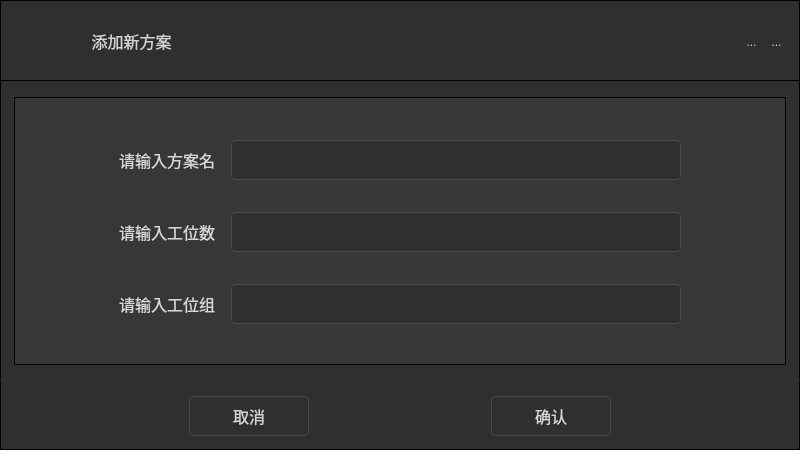
<?xml version="1.0" encoding="UTF-8"?>
<ui version="4.0">
 <class>PlanMsgDialog</class>
 <widget class="QDialog" name="PlanMsgDialog">
  <property name="geometry">
   <rect>
    <x>0</x>
    <y>0</y>
    <width>800</width>
    <height>450</height>
   </rect>
  </property>
  <property name="contextMenuPolicy">
   <enum>Qt::NoContextMenu</enum>
  </property>
  <property name="windowTitle">
   <string>PlanMsgDialog</string>
  </property>
  <property name="styleSheet">
   <string notr="true">
background-color: rgb(47,47,47);
color: rgba(255,255,255,0.80);


</string>
  </property>
  <property name="sizeGripEnabled">
   <bool>false</bool>
  </property>
  <property name="modal">
   <bool>true</bool>
  </property>
  <layout class="QGridLayout" name="gridLayout" rowstretch="0,1,0">
   <property name="leftMargin">
    <number>0</number>
   </property>
   <property name="topMargin">
    <number>0</number>
   </property>
   <property name="rightMargin">
    <number>0</number>
   </property>
   <property name="bottomMargin">
    <number>0</number>
   </property>
   <property name="spacing">
    <number>0</number>
   </property>
   <item row="1" column="0">
    <widget class="QGroupBox" name="groupBox_2">
     <property name="styleSheet">
      <string notr="true">QObject#groupBox_2{

border: 1px solid;

border-bottom-color: rgb(47,47,47);
}</string>
     </property>
     <property name="title">
      <string/>
     </property>
     <property name="checkable">
      <bool>false</bool>
     </property>
     <property name="checked">
      <bool>false</bool>
     </property>
     <layout class="QGridLayout" name="gridLayout_2">
      <item row="0" column="0">
       <widget class="QGroupBox" name="groupBox_4">
        <property name="styleSheet">
         <string notr="true">
QObject#groupBox_4{
background-color:rgba(255,255,255,0.04);
border: 1px solid;

}
</string>
        </property>
        <property name="title">
         <string/>
        </property>
        <layout class="QGridLayout" name="gridLayout_3" columnstretch="1,0,0,5,1" columnminimumwidth="0,0,0,0,0">
         <property name="leftMargin">
          <number>9</number>
         </property>
         <property name="rightMargin">
          <number>9</number>
         </property>
         <item row="1" column="4">
          <spacer name="horizontalSpacer_5">
           <property name="orientation">
            <enum>Qt::Horizontal</enum>
           </property>
           <property name="sizeHint" stdset="0">
            <size>
             <width>40</width>
             <height>20</height>
            </size>
           </property>
          </spacer>
         </item>
         <item row="1" column="1">
          <widget class="QLabel" name="label">
           <property name="font">
            <font>
             <pointsize>12</pointsize>
            </font>
           </property>
           <property name="styleSheet">
            <string notr="true">background-color: rgba(255, 255, 255, 0);
</string>
           </property>
           <property name="text">
            <string>请输入工位数</string>
           </property>
          </widget>
         </item>
         <item row="2" column="3">
          <widget class="QLineEdit" name="editGroupNum">
           <property name="minimumSize">
            <size>
             <width>0</width>
             <height>28</height>
            </size>
           </property>
           <property name="maximumSize">
            <size>
             <width>450</width>
             <height>40</height>
            </size>
           </property>
           <property name="font">
            <font>
             <pointsize>12</pointsize>
            </font>
           </property>
           <property name="styleSheet">
            <string notr="true">border-radius:4px;
border: 1px solid;
border-color: rgb(72, 72, 72);</string>
           </property>
           <property name="text">
            <string/>
           </property>
          </widget>
         </item>
         <item row="2" column="1">
          <widget class="QLabel" name="label_2">
           <property name="font">
            <font>
             <pointsize>12</pointsize>
            </font>
           </property>
           <property name="styleSheet">
            <string notr="true">background-color: rgba(255, 255, 255, 0);</string>
           </property>
           <property name="text">
            <string>请输入工位组</string>
           </property>
          </widget>
         </item>
         <item row="1" column="3">
          <widget class="QLineEdit" name="editStationNum">
           <property name="minimumSize">
            <size>
             <width>0</width>
             <height>28</height>
            </size>
           </property>
           <property name="maximumSize">
            <size>
             <width>450</width>
             <height>40</height>
            </size>
           </property>
           <property name="font">
            <font>
             <pointsize>12</pointsize>
            </font>
           </property>
           <property name="styleSheet">
            <string notr="true">border-radius:4px;
border: 1px solid;
border-color: rgb(72, 72, 72);</string>
           </property>
           <property name="text">
            <string/>
           </property>
          </widget>
         </item>
         <item row="1" column="0">
          <spacer name="horizontalSpacer_7">
           <property name="orientation">
            <enum>Qt::Horizontal</enum>
           </property>
           <property name="sizeHint" stdset="0">
            <size>
             <width>40</width>
             <height>20</height>
            </size>
           </property>
          </spacer>
         </item>
         <item row="1" column="2">
          <spacer name="horizontalSpacer_6">
           <property name="orientation">
            <enum>Qt::Horizontal</enum>
           </property>
           <property name="sizeHint" stdset="0">
            <size>
             <width>10</width>
             <height>20</height>
            </size>
           </property>
          </spacer>
         </item>
         <item row="0" column="1">
          <widget class="QLabel" name="label_3">
           <property name="font">
            <font>
             <pointsize>12</pointsize>
            </font>
           </property>
           <property name="styleSheet">
            <string notr="true">background-color: rgba(255, 255, 255, 0);</string>
           </property>
           <property name="text">
            <string>请输入方案名</string>
           </property>
          </widget>
         </item>
         <item row="0" column="3">
          <widget class="QLineEdit" name="editFileName">
           <property name="minimumSize">
            <size>
             <width>28</width>
             <height>28</height>
            </size>
           </property>
           <property name="maximumSize">
            <size>
             <width>450</width>
             <height>40</height>
            </size>
           </property>
           <property name="font">
            <font>
             <pointsize>12</pointsize>
            </font>
           </property>
           <property name="styleSheet">
            <string notr="true">border-radius:4px;
border: 1px solid;
border-color: rgb(72, 72, 72);</string>
           </property>
           <property name="text">
            <string/>
           </property>
          </widget>
         </item>
        </layout>
       </widget>
      </item>
     </layout>
    </widget>
   </item>
   <item row="2" column="0">
    <widget class="QGroupBox" name="groupBox_3">
     <property name="styleSheet">
      <string notr="true">QObject#groupBox_3{
border-color: rgb(0, 0, 0);
border: 1px solid;
	border-top-color: rgb(47,47,47);
}</string>
     </property>
     <property name="title">
      <string/>
     </property>
     <layout class="QHBoxLayout" name="horizontalLayout">
      <item>
       <spacer name="horizontalSpacer">
        <property name="orientation">
         <enum>Qt::Horizontal</enum>
        </property>
        <property name="sizeHint" stdset="0">
         <size>
          <width>40</width>
          <height>20</height>
         </size>
        </property>
       </spacer>
      </item>
      <item>
       <widget class="QToolButton" name="cancel">
        <property name="minimumSize">
         <size>
          <width>120</width>
          <height>40</height>
         </size>
        </property>
        <property name="font">
         <font>
          <pointsize>12</pointsize>
         </font>
        </property>
        <property name="styleSheet">
         <string notr="true">border: 1px solid;
border-color: rgb(72, 72, 72);
border-radius: 4px;</string>
        </property>
        <property name="text">
         <string>取消</string>
        </property>
       </widget>
      </item>
      <item>
       <spacer name="horizontalSpacer_3">
        <property name="orientation">
         <enum>Qt::Horizontal</enum>
        </property>
        <property name="sizeHint" stdset="0">
         <size>
          <width>40</width>
          <height>20</height>
         </size>
        </property>
       </spacer>
      </item>
      <item>
       <widget class="QToolButton" name="ok">
        <property name="minimumSize">
         <size>
          <width>120</width>
          <height>40</height>
         </size>
        </property>
        <property name="font">
         <font>
          <pointsize>12</pointsize>
         </font>
        </property>
        <property name="styleSheet">
         <string notr="true">border: 1px solid;
border-color: rgb(72, 72, 72);
border-radius: 4px;</string>
        </property>
        <property name="text">
         <string>确认</string>
        </property>
       </widget>
      </item>
      <item>
       <spacer name="horizontalSpacer_2">
        <property name="orientation">
         <enum>Qt::Horizontal</enum>
        </property>
        <property name="sizeHint" stdset="0">
         <size>
          <width>40</width>
          <height>20</height>
         </size>
        </property>
       </spacer>
      </item>
     </layout>
    </widget>
   </item>
   <item row="0" column="0">
    <widget class="QGroupBox" name="groupBox">
     <property name="styleSheet">
      <string notr="true">QObject#groupBox{
border: 1px solid;
	border-bottom-color: rgb(47,47,47);
}</string>
     </property>
     <property name="title">
      <string/>
     </property>
     <layout class="QHBoxLayout" name="horizontalLayout_2">
      <item>
       <widget class="QLabel" name="label_4">
        <property name="minimumSize">
         <size>
          <width>55</width>
          <height>49</height>
         </size>
        </property>
        <property name="maximumSize">
         <size>
          <width>55</width>
          <height>49</height>
         </size>
        </property>
        <property name="text">
         <string/>
        </property>
        <property name="pixmap">
         <pixmap resource="ciwa.qrc">:/resources/icons/ic_solution_title.png</pixmap>
        </property>
       </widget>
      </item>
      <item>
       <widget class="QLabel" name="label_5">
        <property name="minimumSize">
         <size>
          <width>80</width>
          <height>20</height>
         </size>
        </property>
        <property name="maximumSize">
         <size>
          <width>16777215</width>
          <height>20</height>
         </size>
        </property>
        <property name="font">
         <font>
          <family>Agency FB</family>
          <pointsize>12</pointsize>
         </font>
        </property>
        <property name="text">
         <string>    添加新方案</string>
        </property>
       </widget>
      </item>
      <item>
       <spacer name="horizontalSpacer_4">
        <property name="orientation">
         <enum>Qt::Horizontal</enum>
        </property>
        <property name="sizeHint" stdset="0">
         <size>
          <width>40</width>
          <height>20</height>
         </size>
        </property>
       </spacer>
      </item>
      <item>
       <widget class="QToolButton" name="btnHelp">
        <property name="styleSheet">
         <string notr="true">border:none;</string>
        </property>
        <property name="text">
         <string>...</string>
        </property>
        <property name="icon">
         <iconset resource="ciwa.qrc">
          <normaloff>:/resources/icons/ic_solution_help.png</normaloff>:/resources/icons/ic_solution_help.png</iconset>
        </property>
        <property name="iconSize">
         <size>
          <width>24</width>
          <height>24</height>
         </size>
        </property>
       </widget>
      </item>
      <item>
       <widget class="QToolButton" name="btnExit">
        <property name="styleSheet">
         <string notr="true">border:none;</string>
        </property>
        <property name="text">
         <string>...</string>
        </property>
        <property name="icon">
         <iconset resource="ciwa.qrc">
          <normaloff>:/resources/icons/ic_solution_exit.png</normaloff>:/resources/icons/ic_solution_exit.png</iconset>
        </property>
        <property name="iconSize">
         <size>
          <width>24</width>
          <height>24</height>
         </size>
        </property>
       </widget>
      </item>
     </layout>
    </widget>
   </item>
  </layout>
 </widget>
 <layoutdefault spacing="6" margin="11"/>
 <resources>
  <include location="ciwa.qrc"/>
 </resources>
 <connections/>
 <slots>
  <signal>signal1()</signal>
  <slot>slot1()</slot>
 </slots>
</ui>
